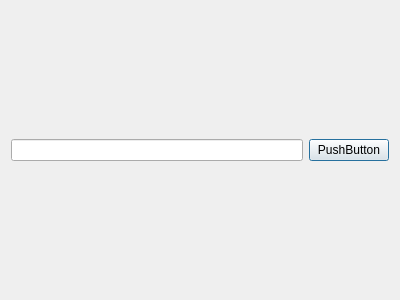
<?xml version="1.0" encoding="UTF-8"?>
<ui version="4.0">
 <class>ConnectionWithFileDialog</class>
 <widget class="QDialog" name="ConnectionWithFileDialog">
  <property name="geometry">
   <rect>
    <x>0</x>
    <y>0</y>
    <width>400</width>
    <height>300</height>
   </rect>
  </property>
  <property name="windowTitle">
   <string>Dialog</string>
  </property>
  <layout class="QVBoxLayout" name="verticalLayout_2">
   <item>
    <layout class="QHBoxLayout" name="horizontalLayout">
     <item>
      <widget class="QLineEdit" name="lineEdit"/>
     </item>
     <item>
      <widget class="QPushButton" name="pushButton">
       <property name="text">
        <string>PushButton</string>
       </property>
      </widget>
     </item>
    </layout>
   </item>
  </layout>
 </widget>
 <resources/>
 <connections/>
</ui>
